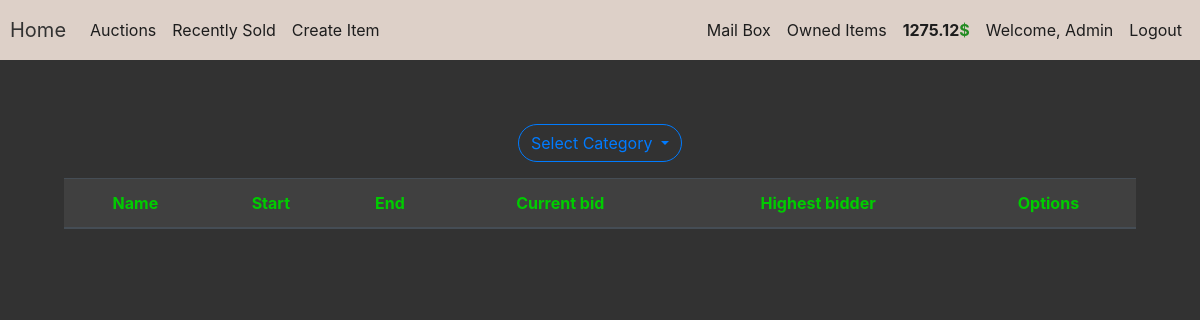
/auctions/Accessories (signed in), run on an earlier commit of the app's database.
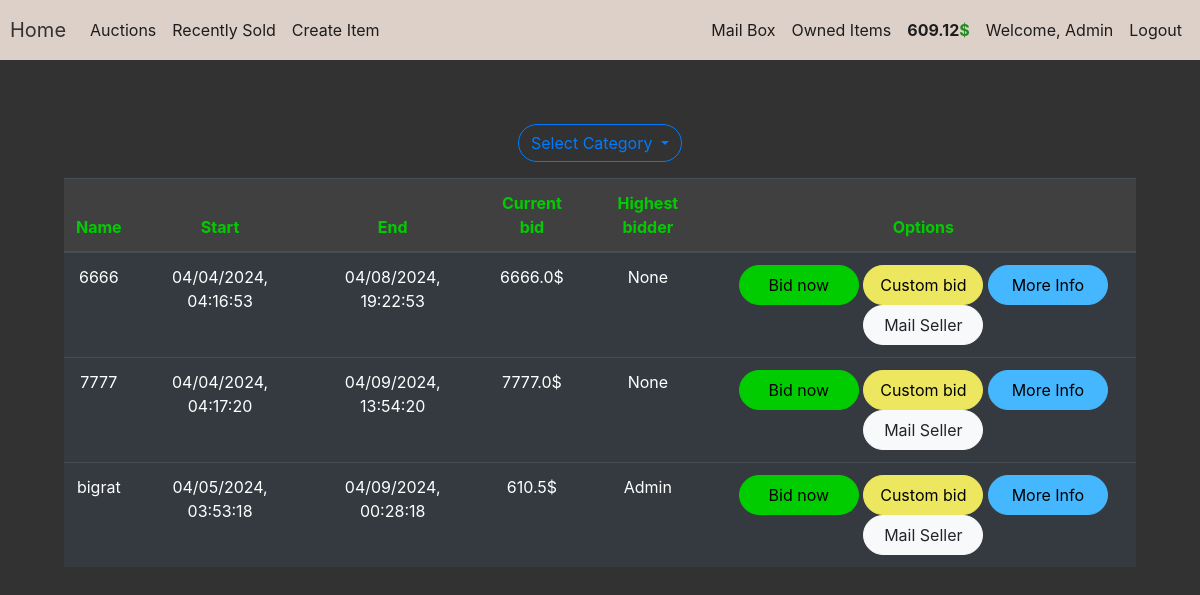
And on a later commit of the database.
### auction/models.py (models this page shows, shortened)
class User(db.Model,UserMixin):
    id = db.Column(db.Integer(),primary_key=True)
    username = db.Column(db.String(length=50),unique=True,nullable=False)
    email_address = db.Column(db.String(length=255),nullable=False,unique=True)
    password_hash = db.Column(db.String(length=60),nullable=False)
    budget = db.Column(db.Integer(),nullable=False,default=1000)
    phone_number = db.Column(db.String(length=255),nullable=False)
    items = db.relationship('Item',backref='owned_user',lazy=True)
    @property
    def password(self):
        return self.password
    def show_budget(self):
        return round(self.budget,2)

class Item(db.Model):
    id = db.Column(db.Integer(),primary_key=True)
    name = db.Column(db.String(length=30),nullable=False,unique=True)
    description = db.Column(db.String(length=1024),nullable=False)
    start = db.Column(db.String(length=30),nullable=False)
    end = db.Column(db.String(length=30), nullable=False)
    current_bid = db.Column(db.Float,nullable=False)
    category = db.Column(db.String(),nullable=False)
    step = db.Column(db.Float,nullable=False)
    seller_id = db.Column(db.Integer())
    bidder_id = db.Column(db.Integer())
    owner = db.Column(db.Integer(),db.ForeignKey('user.id'))
    image = db.Column(db.String(length=255))
    sold = db.Column(db.String(length=10))
    def minimum_next_bid(self):
        return round(self.current_bid * self.step,2)

### auction/routes.py (the view, shortened to what this page needs)
@app.route('/auctions/<string:category>',methods=['GET','POST'])
@login_required
def auction_page_categories(category):
    bid_form = BidForm()
    custom_bid_form = CustomBidForm()
    if request.method == 'GET':
        items = Item.query.filter_by(owner=None,category=category)
        return render_template('auctions_categories.html',items=items,bid_form=bid_form,custom_bid_form=custom_bid_form,category=category)

### auction/models.py (called while the page is built)
@login_manager.user_loader
def load_user(user_id):
    return User.query.get(int(user_id))

### auction/templates/auctions_categories.html (shortened to what this page needs)
{% extends 'base.html' %}
{% block content %}
<div class="position-relative  p-3 p-md-5 m-md-3 text-center">
    <div class="btn-group mb-3">
        <button type="button" class="btn btn-outline-primary dropdown-toggle" style="border-radius: 20px" data-toggle="dropdown" aria-haspopup="true" aria-expanded="false">
            Select Category
        </button>
    </div>
    <table id="tasks-table" class="table table-hover table-dark">
        <thead class="table_head">
            <tr>
                <th scope="col">Name</th>
                <th scope="col">Start</th>
                <th scope="col">End</th>
                <th scope="col">Current bid</th>
                <th scope="col">Highest bidder</th>
                <th scope="col">Options</th>
            </tr>
        </thead>
        <tbody>
            {% for item in items %}
                <tr>
                    <td>{{ item.name[:-6] }}</td>
                    <td>{{ item.start }}</td>
                    <td>{{ item.end }}</td>
                    <td>{{ item.current_bid }}$</td>
                    <td>{{ item.bidder_id }}</td>
                    <td>
                        <button class="btn btn-outline btn-success" data-toggle="modal"  data-target="#Modal-BidConfirm-{{ item.id }}">Bid now</button>
                        <button class="btn btn-outline btn-warning" data-toggle="modal" data-target="#Modal-CustomBidConfirm-{{ item.id }}">Custom bid</button>
                        <button class="btn btn-outline btn-info" data-toggle="modal" data-target="#Modal-MoreInfo-{{ item.id }}">More Info</button>
                        <button class="btn btn-outline btn-light" data-toggle="modal" data-target="#Modal-MailSeller-{{ item.id }}">Mail Seller</button>
                    </td>
                </tr>
            {% endfor %}
        </tbody>
    </table>
</div>
{% endblock %}

### auction/templates/base.html (shortened to what this page needs)
<!doctype html>
<html lang="en">
   <head>
      <link rel="stylesheet" href="https://cdn.jsdelivr.net/npm/bootstrap@4.5.3/dist/css/bootstrap.min.css">
      <link rel="stylesheet" href="{{ url_for('static', filename='style.css') }}">
   </head>
   <body>
      <nav class="navbar navbar-expand-md navbar-dark bg-dark">
         <a class="navbar-brand" href="{{ url_for('home_page') }}">Home</a>
         <div class="collapse navbar-collapse" id="navbarNav">
            <ul class="navbar-nav mr-auto">
               <li class="nav-item active">
                  <a class="nav-link nav-link-button" href="{{ url_for('auction_page') }}">Auctions <span class="sr-only">(current)</span></a>
               </li>
               {% if current_user.is_authenticated %}
               <li class="nav-item">
                  <a class="nav-link nav-link-button" href="{{ url_for('recently_sold_items') }}">Recently Sold</a>
               </li>
               <li class="nav-item">
                  <a class="nav-link nav-link-button" href="{{ url_for('create_page') }}">Create Item</a>
               </li>
               {% endif %}
            </ul>
            {% if current_user.is_authenticated %}
            <ul class="navbar-nav">
               <li class="nav-item">
                  <a class="nav-link nav-link-button" href="{{ url_for('mail_box') }}">Mail Box</a>
               </li>
               <li class="nav-item">
                  <a class="nav-link nav-link-button" href="{{ url_for('owned_items_page') }}">Owned Items</a>
               </li>
               <li class="nav-item">
                  <a class="nav-link money">
                     {{ current_user.show_budget() }}<span class="dollar-sign">$</span>
                  </a>
               </li>
               <li class="nav-item">
                  <a class="nav-link">Welcome, {{ current_user.username }}</a>
               </li>
               <li class="nav-item">
                  <a class="nav-link nav-link-button" href="{{ url_for('logout_page') }}">Logout</a>
               </li>
            </ul>
            {% endif %}
         </div>
      </nav>
      {% block content %}
      {% endblock %}
   </body>
</html>

### auction/static/style.css (style rules this page uses)
.btn-success { color:black !important; background-color:#00cc00 !important; border-color: #00cc00 !important; height: 40px; !important; width: 120px; !important; border-radius: 20px !important; }
.btn-warning { color:black !important; background-color: #ece75f !important; border-color: #ece75f !important; height: 40px; !important; width: 120px; !important; border-radius: 20px !important; }
.btn-info { color:black; background-color: #45b7fe !important; border-color: #45b7fe !important; height: 40px; !important; width: 120px; !important; border-radius: 20px !important; }
.btn-light { height: 40px; !important; width: 120px; !important; border-radius: 20px !important; }
.table_head { color: #00cc00; background-color:#404040; }
.dollar-sign { color: forestgreen; }
.money { font-weight: bold; }
.nav-link { color: #1D1D1D !important; }
.navbar { height: 60px; padding: 10px 10px; }
.navbar-brand { color: #323232 !important; }

### auction/templates/base.html (style rules this page uses)
body { background-color: #323232; color: white }
.bg-dark { background-color: #DDD0C8 !important; }

What changed in the data, as far as the page shows it:
changed User "Admin": show_budget "1275.12" → "609.12"
added Item: name "6666", start "04/04/2024, 04:16:53", end "04/08/2024, 19:22:53", current_bid "6666.0", bidder_id "None"
added Item: name "7777", start "04/04/2024, 04:17:20", end "04/09/2024, 13:54:20", current_bid "7777.0", bidder_id "None"
added Item: name "bigrat", start "04/05/2024, 03:53:18", end "04/09/2024, 00:28:18", current_bid "610.5", bidder_id "Admin"
